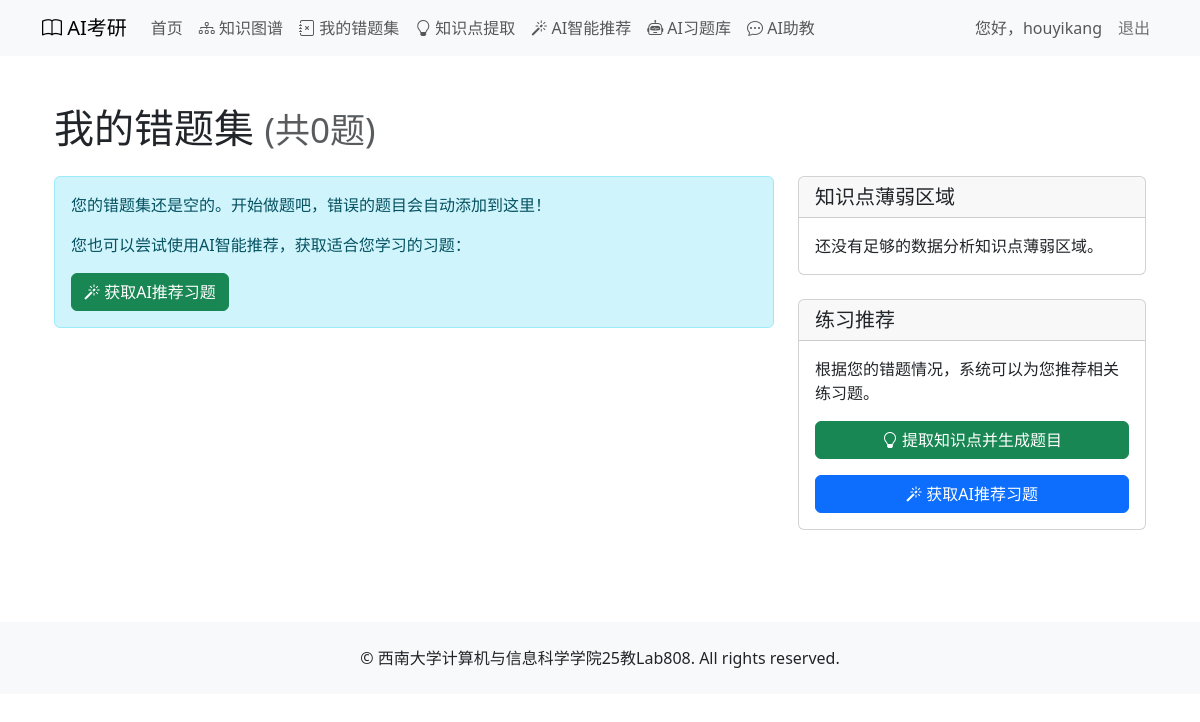
The page /courses/mistake_collection/ (signed in) on the database as committed earlier.
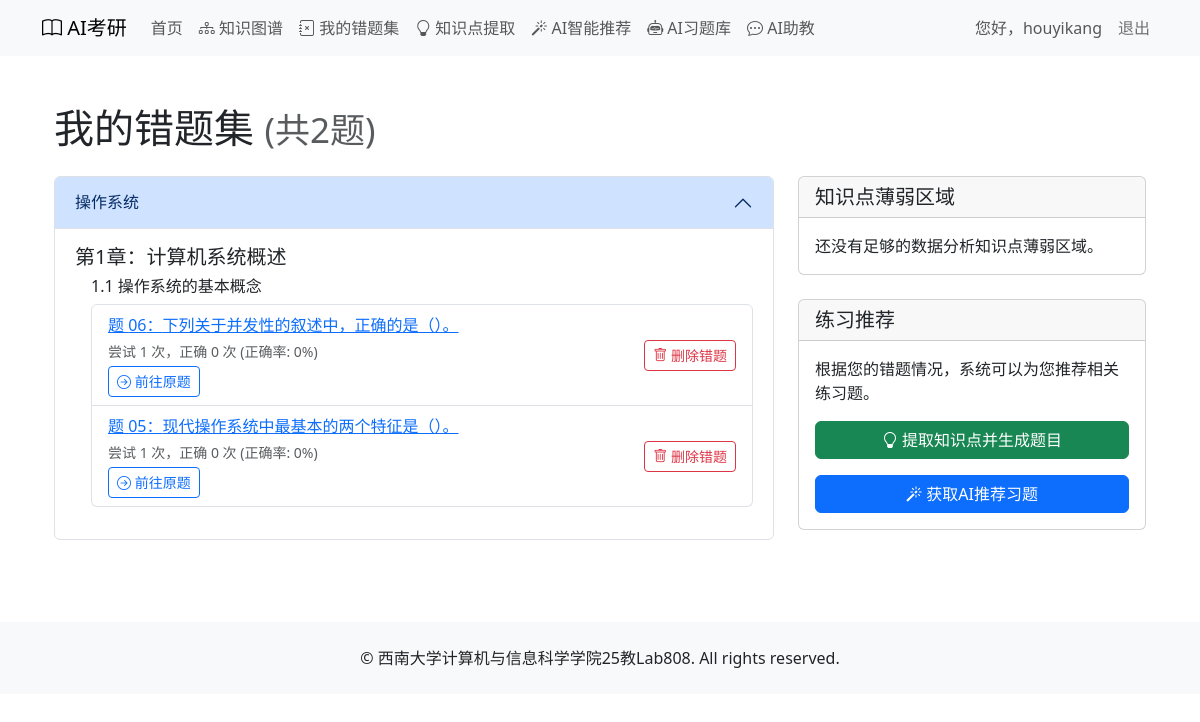
The same page on the database as committed later.
### courses/models.py (models this page shows, shortened)
class Book(models.Model):
    title = models.CharField(max_length=100, verbose_name='书名')
    description = models.TextField(blank=True, verbose_name='描述')
    cover_image = models.ImageField(upload_to='book_covers/', blank=True, verbose_name='封面图片')
    class Meta:
        verbose_name = '书籍'
        verbose_name_plural = verbose_name

class Chapter(models.Model):
    book = models.ForeignKey(Book, on_delete=models.CASCADE, related_name='chapters', verbose_name='所属书籍')
    number = models.IntegerField(verbose_name='章节号')
    title = models.CharField(max_length=200, verbose_name='章节标题')
    introduction = models.TextField(blank=True, verbose_name='章节介绍')
    class Meta:
        verbose_name = '章节'
        verbose_name_plural = verbose_name
        ordering = ['number']

class Section(models.Model):
    SECTION_TYPES = (
        ('content', '内容小节'),
        ('introduction', '章节介绍'),
        ('summary', '章节小结'),
        ('faq', '常见问题/疑难点'),
        ('other', '其他'),
    )
    chapter = models.ForeignKey(Chapter, on_delete=models.CASCADE, related_name='sections', verbose_name='所属章节')
    number = models.CharField(max_length=10, verbose_name='小节号')  # 如1.1, 1.2等
    title = models.CharField(max_length=200, verbose_name='小节标题')
    section_type = models.CharField(max_length=20, choices=SECTION_TYPES, default='content', verbose_name='小节类型')
    content = models.TextField(blank=True, verbose_name='小节内容 (Markdown)')
    class Meta:
        verbose_name = '小节'
        verbose_name_plural = verbose_name
        ordering = ['number']

class UserMistakeCollection(models.Model):
    user = models.ForeignKey(User, on_delete=models.CASCADE, related_name='mistake_collections', verbose_name='用户')
    exercise = models.ForeignKey(Exercise, on_delete=models.CASCADE, related_name='in_mistake_collections', verbose_name='习题')
    added_at = models.DateTimeField(auto_now_add=True, verbose_name='添加时间')
    last_attempt_at = models.DateTimeField(null=True, blank=True, verbose_name='最后一次尝试时间')
    attempt_count = models.IntegerField(default=0, verbose_name='尝试次数')
    correct_count = models.IntegerField(default=0, verbose_name='正确次数')
    last_wrong_answer = models.CharField(max_length=200, blank=True, null=True, verbose_name='最近一次错误答案')
    notes = models.TextField(blank=True, verbose_name='笔记')
    class Meta:
        verbose_name = '用户错题集'
        verbose_name_plural = verbose_name
        unique_together = ['user', 'exercise']
        ordering = ['-added_at']
    @property
    def accuracy_rate(self):
        if self.attempt_count == 0:
            return 0
        return (self.correct_count / self.attempt_count) * 100

class Exercise(models.Model):
    TYPES = (
        ('single', '单项选择题'),
        ('multiple', '多项选择题'),
        ('comprehensive', '综合题'),
    )
    section = models.ForeignKey(Section, on_delete=models.CASCADE, related_name='exercises', verbose_name='所属小节')
    type = models.CharField(max_length=20, choices=TYPES, verbose_name='题目类型')
    number = models.CharField(max_length=10, verbose_name='题号')  # 如01, 02等
    content = models.TextField(verbose_name='题目内容')
    options = models.JSONField(null=True, blank=True, verbose_name='选项')  # 用于选择题的选项
    answer = models.CharField(max_length=200, verbose_name='答案')
    explanation = models.TextField(verbose_name='解析')
    order = models.IntegerField(default=0, verbose_name='排序')
    knowledge_points = models.ManyToManyField(Knowledge, through='ExerciseKnowledge', related_name='related_exercises', verbose_name='相关知识点')
    class Meta:
        verbose_name = '习题'
        verbose_name_plural = verbose_name
        ordering = ['order', 'number']

### courses/views.py (the view)
# urls.py: path('mistake_collection/', views.user_mistake_collection, name='mistake_collection'),
@login_required
def user_mistake_collection(request):
    mistakes = UserMistakeCollection.objects.filter(user=request.user).select_related(
        'exercise', 'exercise__section', 'exercise__section__chapter', 'exercise__section__chapter__book'
    ).order_by('-added_at')  # 改用added_at字段排序
    grouped_mistakes = {}
    for mistake in mistakes:
        exercise = mistake.exercise
        book = exercise.section.chapter.book
        chapter = exercise.section.chapter
        if book.id not in grouped_mistakes:
            grouped_mistakes[book.id] = {
                'book': book,
                'chapters': {}
            }
        if chapter.id not in grouped_mistakes[book.id]['chapters']:
            grouped_mistakes[book.id]['chapters'][chapter.id] = {
                'chapter': chapter,
                'sections': {}
            }
        section_id = exercise.section.id
        if section_id not in grouped_mistakes[book.id]['chapters'][chapter.id]['sections']:
            grouped_mistakes[book.id]['chapters'][chapter.id]['sections'][section_id] = {
                'section': exercise.section,
                'mistakes': []
            }
        grouped_mistakes[book.id]['chapters'][chapter.id]['sections'][section_id]['mistakes'].append(mistake)
    books_list = []
    for book_id, book_data in grouped_mistakes.items():
        chapters_list = []
        for chapter_id, chapter_data in book_data['chapters'].items():
            sections_list = []
            for section_id, section_data in chapter_data['sections'].items():
                sections_list.append({
                    'section': section_data['section'],
                    'mistakes': section_data['mistakes']
                })
            sections_list.sort(key=lambda x: x['section'].number)
            chapters_list.append({
                'chapter': chapter_data['chapter'],
                'sections': sections_list
            })
        chapters_list.sort(key=lambda x: x['chapter'].number)
        books_list.append({
            'book': book_data['book'],
            'chapters': chapters_list
        })
    books_list.sort(key=lambda x: x['book'].title)
    knowledge_stats = get_user_knowledge_weakness(request.user)
    context = {
        'books_list': books_list,
        'knowledge_stats': knowledge_stats,
        'total_mistakes': mistakes.count()
    }
    return render(request, 'courses/user_mistake_collection.html', context)

### courses/views.py (called while the page is built)
def get_user_knowledge_weakness(user):
    mistake_exercises = UserMistakeCollection.objects.filter(
        user=user
    ).values_list('exercise_id', flat=True)
    knowledge_weak_areas = ExerciseKnowledge.objects.filter(
        exercise_id__in=mistake_exercises
    ).values(
        'knowledge__id',
        'knowledge__title',
        'knowledge__section__title',
        'knowledge__section__chapter__title',
        'knowledge__section__chapter__book__title'
    ).annotate(
        frequency=Count('knowledge__id')
    ).order_by('-frequency')
    return knowledge_weak_areas

### courses/templates/courses/user_mistake_collection.html (shortened to what the changed rows need)
{% extends 'courses/base.html' %}
{% load static %}
{% block content %}
<div class="container mt-4">
    <h1 class="mb-4">我的错题集 <small class="text-muted">(共{{ total_mistakes }}题)</small></h1>
    <div class="row">
        <div class="col-md-8">
            {% if books_list %}
                <div class="accordion" id="mistakeAccordion">
                    {% for book_data in books_list %}
                        <div class="accordion-item">
                            <h2 class="accordion-header" id="book-{{ book_data.book.id }}">
                                <button class="accordion-button" type="button" data-bs-toggle="collapse"
                                        data-bs-target="#collapse-book-{{ book_data.book.id }}" aria-expanded="true">
                                    {{ book_data.book.title }}
                                </button>
                            </h2>
                            <div id="collapse-book-{{ book_data.book.id }}" class="accordion-collapse collapse show"
                                 aria-labelledby="book-{{ book_data.book.id }}">
                                <div class="accordion-body">
                                    {% for chapter_data in book_data.chapters %}
                                        <div class="chapter-item mb-3">
                                            <h5>第{{ chapter_data.chapter.number }}章：{{ chapter_data.chapter.title }}</h5>
                                            {% for section_data in chapter_data.sections %}
                                                <div class="section-item ms-3 mb-2">
                                                    <h6>{{ section_data.section.number }} {{ section_data.section.title }}</h6>
                                                    <ul class="list-group">
                                                        {% for mistake in section_data.mistakes %}
                                                            <li class="list-group-item">
                                                                <div class="d-flex justify-content-between align-items-center">
                                                                    <div>
                                                                        <a href="#" class="mistake-detail-link"
                                                                           data-exercise-id="{{ mistake.exercise.id }}">
                                                                            题 {{ mistake.exercise.number }}：{{ mistake.exercise.content|striptags|truncatechars:50 }}
                                                                        </a>
                                                                        <div class="text-muted small mt-1">
                                                                            尝试 {{ mistake.attempt_count }} 次，正确 {{ mistake.correct_count }} 次
                                                                            {% if mistake.attempt_count > 0 %}
                                                                                (正确率: {{ mistake.accuracy_rate|floatformat:0 }}%)
                                                                            {% endif %}
                                                                        </div>
                                                                        <div class="mt-1">
                                                                            <a href="{% url 'courses:section_exercises' mistake.exercise.section.id %}?scroll_to_exercise={{ mistake.exercise.id }}" class="btn btn-sm btn-outline-primary">
                                                                                <i class="bi bi-arrow-right-circle"></i> 前往原题
                                                                            </a>
                                                                        </div>
                                                                    </div>
                                                                    <div>
                                                                        <button class="btn btn-sm btn-outline-danger remove-btn"
                                                                                data-exercise-id="{{ mistake.exercise.id }}">
                                                                            <i class="bi bi-trash"></i> 删除错题
                                                                        </button>
                                                                    </div>
                                                                </div>
                                                            </li>
                                                        {% endfor %}
                                                    </ul>
                                                </div>
                                            {% endfor %}
                                        </div>
                                    {% endfor %}
                                </div>
                            </div>
                        </div>
                    {% endfor %}
                </div>
            {% else %}
                <div class="alert alert-info">
                    <p>您的错题集还是空的。开始做题吧，错误的题目会自动添加到这里！</p>
                    <p class="mt-2">您也可以尝试使用AI智能推荐，获取适合您学习的习题：</p>
                    <a href="{% url 'courses:ai_recommend' %}" class="btn btn-success">
                        <i class="bi bi-magic"></i> 获取AI推荐习题
                    </a>
                </div>
            {% endif %}
        </div>
    </div>
</div>
{% endblock %}

Rows that differ between the two databases and show on the page:
now on this page (row unchanged): Book: book "操作系统"
now on this page (row unchanged): Chapter: chapter.number "1", chapter "计算机系统概述"
now on this page (row unchanged): Section: section.number "1.1", section "操作系统的基本概念"
added UserMistakeCollection: exercise.number "06", exercise.content "下列关于并发性的叙述中，正确的是（）。", attempt_count "1", correct_count "0", accuracy_rate "0"
added UserMistakeCollection: exercise.number "05", exercise.content "现代操作系统中最基本的两个特征是（）。", attempt_count "1", correct_count "0", accuracy_rate "0"
Other text that changed with them:
{{ total_mistakes }}: "0" → "2"
text no longer shown: "您的错题集还是空的。开始做题吧，错误的题目会自动添加到这里！ 您也可以尝试使用AI智能推荐，获取适合您学习的习题： 获取AI推荐习题"
